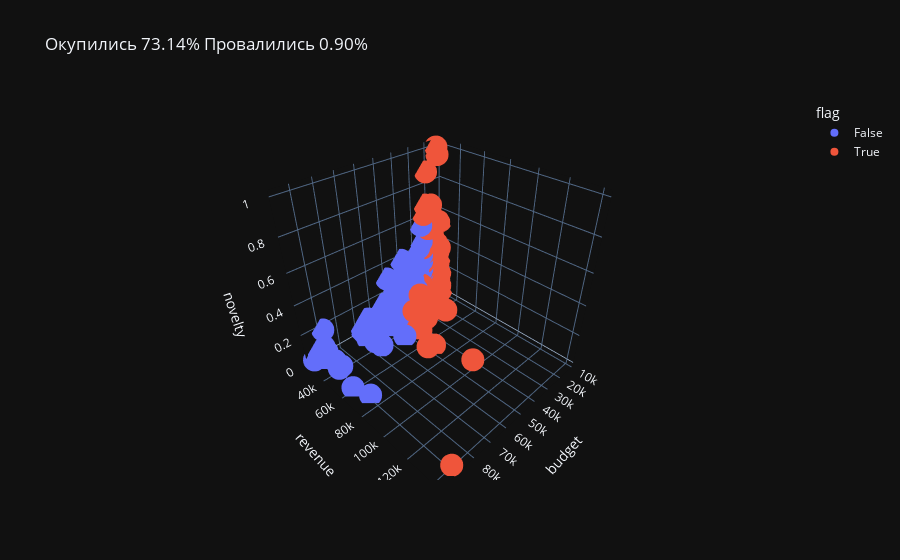

Write notebook code for a chart like this one.
### Code cell
px.scatter_3d(cmp, x='budget', y='revenue', z='novelty', log_y=False, template='plotly_dark', color='flag', 
title=f'Окупились {cmp.flag.sum()/cmp.shape[0]:.2%} Провалились {cmp.flag2.sum()/cmp.shape[0]:.2%}')

### Figure 1 — Plotly figure (JSON) as saved in the notebook; plotly's stock layout.template omitted (floating-point values rounded to 4 significant figures; data arrays with more than 128 entries replaced by an {"elided": "..."} marker saying what was removed)
{"data": [{"hovertemplate": "flag=False<br>budget=%{x}<br>revenue=%{y}<br>novelty=%{z}<extra></extra>", "legendgroup": "False", "marker": {"color": "#636efa", "symbol": "circle"}, "mode": "markers", "name": "False", "scene": "scene", "showlegend": true, "type": "scatter3d", "x": {"elided": "2149 int values"}, "y": {"elided": "2149 int values"}, "z": {"elided": "2149 float values"}}, {"hovertemplate": "flag=True<br>budget=%{x}<br>revenue=%{y}<br>novelty=%{z}<extra></extra>", "legendgroup": "True", "marker": {"color": "#EF553B", "symbol": "circle"}, "mode": "markers", "name": "True", "scene": "scene", "showlegend": true, "type": "scatter3d", "x": {"elided": "5851 int values"}, "y": {"elided": "5851 int values"}, "z": {"elided": "5851 float values"}}], "layout": {"legend": {"title": {"text": "flag"}, "tracegroupgap": 0}, "scene": {"domain": {"x": [0, 1], "y": [0, 1]}, "xaxis": {"title": {"text": "budget"}}, "yaxis": {"title": {"text": "revenue"}}, "zaxis": {"title": {"text": "novelty"}}}, "title": {"text": "Окупились 73.14% Провалились 0.90%"}}}
